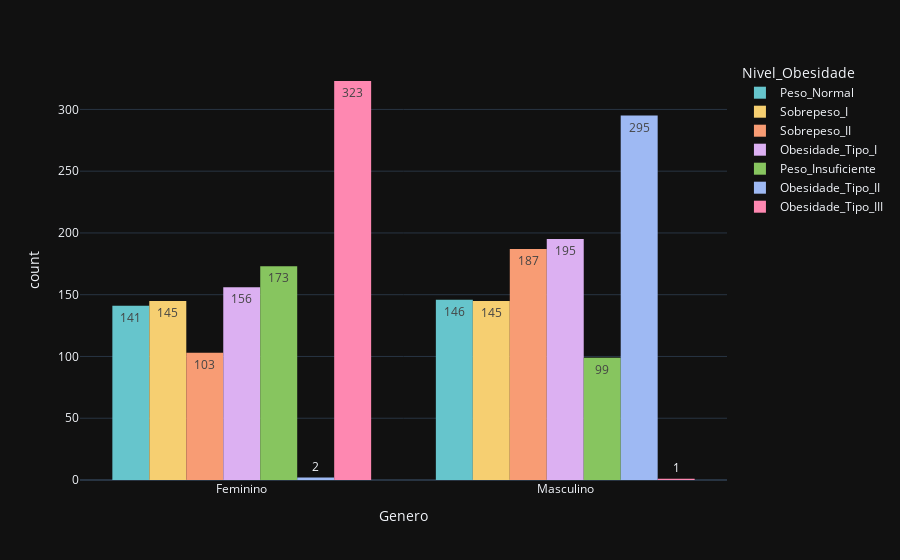
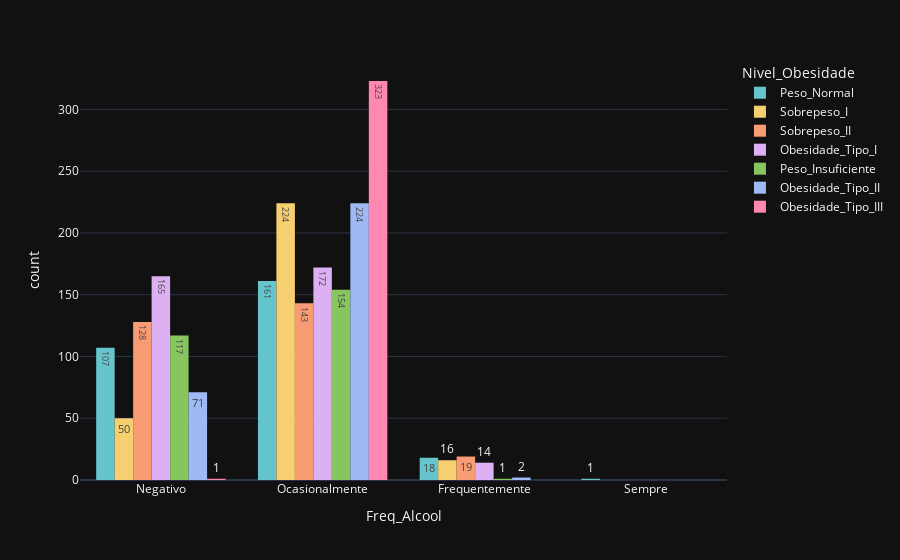
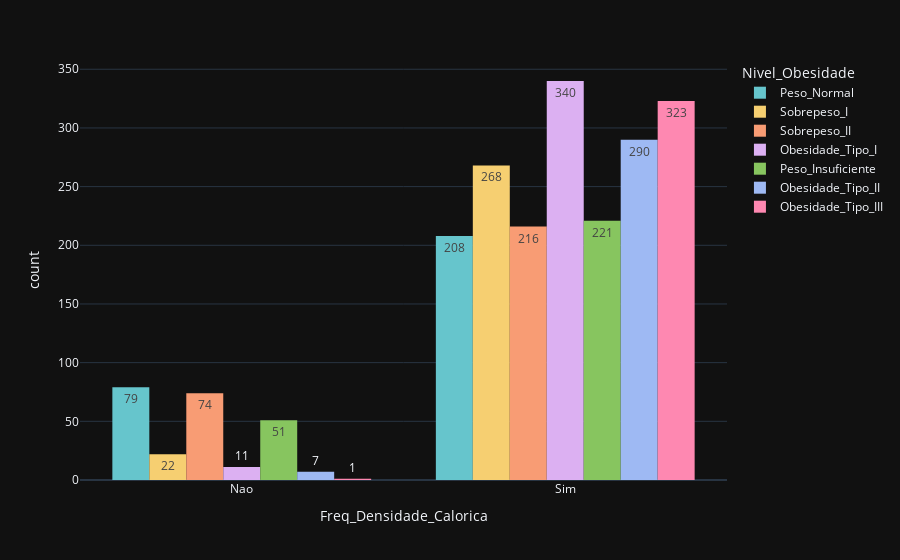
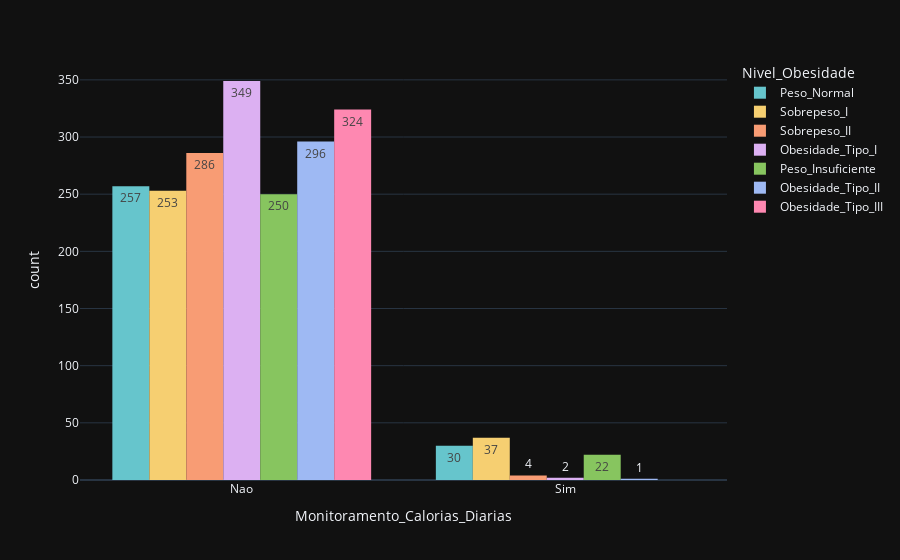

The notebook cell saved with these charts, in order:
### Code cell
cat_col = df.select_dtypes(include=['object']).columns.to_list()
cat_col.pop()

for coluna in cat_col:
    grafico_cat(df, coluna)

### Figure 1 — Plotly figure (JSON) as saved in the notebook; plotly's stock layout.template omitted (floating-point values rounded to 4 significant figures; data arrays with more than 128 entries replaced by an {"elided": "..."} marker saying what was removed)
{"data": [{"alignmentgroup": "True", "bingroup": "x", "hovertemplate": "Nivel_Obesidade=Peso_Normal<br>Genero=%{x}<br>count=%{y}<extra></extra>", "legendgroup": "Peso_Normal", "marker": {"color": "rgb(102, 197, 204)", "pattern": {"shape": ""}}, "name": "Peso_Normal", "offsetgroup": "Peso_Normal", "orientation": "v", "showlegend": true, "texttemplate": "%{value}", "type": "histogram", "x": {"elided": "287 str values"}, "xaxis": "x", "yaxis": "y"}, {"alignmentgroup": "True", "bingroup": "x", "hovertemplate": "Nivel_Obesidade=Sobrepeso_I<br>Genero=%{x}<br>count=%{y}<extra></extra>", "legendgroup": "Sobrepeso_I", "marker": {"color": "rgb(246, 207, 113)", "pattern": {"shape": ""}}, "name": "Sobrepeso_I", "offsetgroup": "Sobrepeso_I", "orientation": "v", "showlegend": true, "texttemplate": "%{value}", "type": "histogram", "x": {"elided": "290 str values"}, "xaxis": "x", "yaxis": "y"}, {"alignmentgroup": "True", "bingroup": "x", "hovertemplate": "Nivel_Obesidade=Sobrepeso_II<br>Genero=%{x}<br>count=%{y}<extra></extra>", "legendgroup": "Sobrepeso_II", "marker": {"color": "rgb(248, 156, 116)", "pattern": {"shape": ""}}, "name": "Sobrepeso_II", "offsetgroup": "Sobrepeso_II", "orientation": "v", "showlegend": true, "texttemplate": "%{value}", "type": "histogram", "x": {"elided": "290 str values"}, "xaxis": "x", "yaxis": "y"}, {"alignmentgroup": "True", "bingroup": "x", "hovertemplate": "Nivel_Obesidade=Obesidade_Tipo_I<br>Genero=%{x}<br>count=%{y}<extra></extra>", "legendgroup": "Obesidade_Tipo_I", "marker": {"color": "rgb(220, 176, 242)", "pattern": {"shape": ""}}, "name": "Obesidade_Tipo_I", "offsetgroup": "Obesidade_Tipo_I", "orientation": "v", "showlegend": true, "texttemplate": "%{value}", "type": "histogram", "x": {"elided": "351 str values"}, "xaxis": "x", "yaxis": "y"}, {"alignmentgroup": "True", "bingroup": "x", "hovertemplate": "Nivel_Obesidade=Peso_Insuficiente<br>Genero=%{x}<br>count=%{y}<extra></extra>", "legendgroup": "Peso_Insuficiente", "marker": {"color": "rgb(135, 197, 95)", "pattern": {"shape": ""}}, "name": "Peso_Insuficiente", "offsetgroup": "Peso_Insuficiente", "orientation": "v", "showlegend": true, "texttemplate": "%{value}", "type": "histogram", "x": {"elided": "272 str values"}, "xaxis": "x", "yaxis": "y"}, {"alignmentgroup": "True", "bingroup": "x", "hovertemplate": "Nivel_Obesidade=Obesidade_Tipo_II<br>Genero=%{x}<br>count=%{y}<extra></extra>", "legendgroup": "Obesidade_Tipo_II", "marker": {"color": "rgb(158, 185, 243)", "pattern": {"shape": ""}}, "name": "Obesidade_Tipo_II", "offsetgroup": "Obesidade_Tipo_II", "orientation": "v", "showlegend": true, "texttemplate": "%{value}", "type": "histogram", "x": {"elided": "297 str values"}, "xaxis": "x", "yaxis": "y"}, {"alignmentgroup": "True", "bingroup": "x", "hovertemplate": "Nivel_Obesidade=Obesidade_Tipo_III<br>Genero=%{x}<br>count=%{y}<extra></extra>", "legendgroup": "Obesidade_Tipo_III", "marker": {"color": "rgb(254, 136, 177)", "pattern": {"shape": ""}}, "name": "Obesidade_Tipo_III", "offsetgroup": "Obesidade_Tipo_III", "orientation": "v", "showlegend": true, "texttemplate": "%{value}", "type": "histogram", "x": {"elided": "324 str values"}, "xaxis": "x", "yaxis": "y"}], "layout": {"barmode": "group", "legend": {"title": {"text": "Nivel_Obesidade"}, "tracegroupgap": 0}, "margin": {"t": 60}, "xaxis": {"anchor": "y", "domain": [0, 1], "title": {"text": "Genero"}}, "yaxis": {"anchor": "x", "domain": [0, 1], "title": {"text": "count"}}}}

### Figure 2 — Plotly figure (JSON) as saved in the notebook; plotly's stock layout.template omitted (floating-point values rounded to 4 significant figures; data arrays with more than 128 entries replaced by an {"elided": "..."} marker saying what was removed)
{"data": [{"alignmentgroup": "True", "bingroup": "x", "hovertemplate": "Nivel_Obesidade=Peso_Normal<br>Freq_Alcool=%{x}<br>count=%{y}<extra></extra>", "legendgroup": "Peso_Normal", "marker": {"color": "rgb(102, 197, 204)", "pattern": {"shape": ""}}, "name": "Peso_Normal", "offsetgroup": "Peso_Normal", "orientation": "v", "showlegend": true, "texttemplate": "%{value}", "type": "histogram", "x": {"elided": "287 str values"}, "xaxis": "x", "yaxis": "y"}, {"alignmentgroup": "True", "bingroup": "x", "hovertemplate": "Nivel_Obesidade=Sobrepeso_I<br>Freq_Alcool=%{x}<br>count=%{y}<extra></extra>", "legendgroup": "Sobrepeso_I", "marker": {"color": "rgb(246, 207, 113)", "pattern": {"shape": ""}}, "name": "Sobrepeso_I", "offsetgroup": "Sobrepeso_I", "orientation": "v", "showlegend": true, "texttemplate": "%{value}", "type": "histogram", "x": {"elided": "290 str values"}, "xaxis": "x", "yaxis": "y"}, {"alignmentgroup": "True", "bingroup": "x", "hovertemplate": "Nivel_Obesidade=Sobrepeso_II<br>Freq_Alcool=%{x}<br>count=%{y}<extra></extra>", "legendgroup": "Sobrepeso_II", "marker": {"color": "rgb(248, 156, 116)", "pattern": {"shape": ""}}, "name": "Sobrepeso_II", "offsetgroup": "Sobrepeso_II", "orientation": "v", "showlegend": true, "texttemplate": "%{value}", "type": "histogram", "x": {"elided": "290 str values"}, "xaxis": "x", "yaxis": "y"}, {"alignmentgroup": "True", "bingroup": "x", "hovertemplate": "Nivel_Obesidade=Obesidade_Tipo_I<br>Freq_Alcool=%{x}<br>count=%{y}<extra></extra>", "legendgroup": "Obesidade_Tipo_I", "marker": {"color": "rgb(220, 176, 242)", "pattern": {"shape": ""}}, "name": "Obesidade_Tipo_I", "offsetgroup": "Obesidade_Tipo_I", "orientation": "v", "showlegend": true, "texttemplate": "%{value}", "type": "histogram", "x": {"elided": "351 str values"}, "xaxis": "x", "yaxis": "y"}, {"alignmentgroup": "True", "bingroup": "x", "hovertemplate": "Nivel_Obesidade=Peso_Insuficiente<br>Freq_Alcool=%{x}<br>count=%{y}<extra></extra>", "legendgroup": "Peso_Insuficiente", "marker": {"color": "rgb(135, 197, 95)", "pattern": {"shape": ""}}, "name": "Peso_Insuficiente", "offsetgroup": "Peso_Insuficiente", "orientation": "v", "showlegend": true, "texttemplate": "%{value}", "type": "histogram", "x": {"elided": "272 str values"}, "xaxis": "x", "yaxis": "y"}, {"alignmentgroup": "True", "bingroup": "x", "hovertemplate": "Nivel_Obesidade=Obesidade_Tipo_II<br>Freq_Alcool=%{x}<br>count=%{y}<extra></extra>", "legendgroup": "Obesidade_Tipo_II", "marker": {"color": "rgb(158, 185, 243)", "pattern": {"shape": ""}}, "name": "Obesidade_Tipo_II", "offsetgroup": "Obesidade_Tipo_II", "orientation": "v", "showlegend": true, "texttemplate": "%{value}", "type": "histogram", "x": {"elided": "297 str values"}, "xaxis": "x", "yaxis": "y"}, {"alignmentgroup": "True", "bingroup": "x", "hovertemplate": "Nivel_Obesidade=Obesidade_Tipo_III<br>Freq_Alcool=%{x}<br>count=%{y}<extra></extra>", "legendgroup": "Obesidade_Tipo_III", "marker": {"color": "rgb(254, 136, 177)", "pattern": {"shape": ""}}, "name": "Obesidade_Tipo_III", "offsetgroup": "Obesidade_Tipo_III", "orientation": "v", "showlegend": true, "texttemplate": "%{value}", "type": "histogram", "x": {"elided": "324 str values"}, "xaxis": "x", "yaxis": "y"}], "layout": {"barmode": "group", "legend": {"title": {"text": "Nivel_Obesidade"}, "tracegroupgap": 0}, "margin": {"t": 60}, "xaxis": {"anchor": "y", "domain": [0, 1], "title": {"text": "Freq_Alcool"}}, "yaxis": {"anchor": "x", "domain": [0, 1], "title": {"text": "count"}}}}

### Figure 3 — Plotly figure (JSON) as saved in the notebook; plotly's stock layout.template omitted (floating-point values rounded to 4 significant figures; data arrays with more than 128 entries replaced by an {"elided": "..."} marker saying what was removed)
{"data": [{"alignmentgroup": "True", "bingroup": "x", "hovertemplate": "Nivel_Obesidade=Peso_Normal<br>Freq_Densidade_Calorica=%{x}<br>count=%{y}<extra></extra>", "legendgroup": "Peso_Normal", "marker": {"color": "rgb(102, 197, 204)", "pattern": {"shape": ""}}, "name": "Peso_Normal", "offsetgroup": "Peso_Normal", "orientation": "v", "showlegend": true, "texttemplate": "%{value}", "type": "histogram", "x": {"elided": "287 str values"}, "xaxis": "x", "yaxis": "y"}, {"alignmentgroup": "True", "bingroup": "x", "hovertemplate": "Nivel_Obesidade=Sobrepeso_I<br>Freq_Densidade_Calorica=%{x}<br>count=%{y}<extra></extra>", "legendgroup": "Sobrepeso_I", "marker": {"color": "rgb(246, 207, 113)", "pattern": {"shape": ""}}, "name": "Sobrepeso_I", "offsetgroup": "Sobrepeso_I", "orientation": "v", "showlegend": true, "texttemplate": "%{value}", "type": "histogram", "x": {"elided": "290 str values"}, "xaxis": "x", "yaxis": "y"}, {"alignmentgroup": "True", "bingroup": "x", "hovertemplate": "Nivel_Obesidade=Sobrepeso_II<br>Freq_Densidade_Calorica=%{x}<br>count=%{y}<extra></extra>", "legendgroup": "Sobrepeso_II", "marker": {"color": "rgb(248, 156, 116)", "pattern": {"shape": ""}}, "name": "Sobrepeso_II", "offsetgroup": "Sobrepeso_II", "orientation": "v", "showlegend": true, "texttemplate": "%{value}", "type": "histogram", "x": {"elided": "290 str values"}, "xaxis": "x", "yaxis": "y"}, {"alignmentgroup": "True", "bingroup": "x", "hovertemplate": "Nivel_Obesidade=Obesidade_Tipo_I<br>Freq_Densidade_Calorica=%{x}<br>count=%{y}<extra></extra>", "legendgroup": "Obesidade_Tipo_I", "marker": {"color": "rgb(220, 176, 242)", "pattern": {"shape": ""}}, "name": "Obesidade_Tipo_I", "offsetgroup": "Obesidade_Tipo_I", "orientation": "v", "showlegend": true, "texttemplate": "%{value}", "type": "histogram", "x": {"elided": "351 str values"}, "xaxis": "x", "yaxis": "y"}, {"alignmentgroup": "True", "bingroup": "x", "hovertemplate": "Nivel_Obesidade=Peso_Insuficiente<br>Freq_Densidade_Calorica=%{x}<br>count=%{y}<extra></extra>", "legendgroup": "Peso_Insuficiente", "marker": {"color": "rgb(135, 197, 95)", "pattern": {"shape": ""}}, "name": "Peso_Insuficiente", "offsetgroup": "Peso_Insuficiente", "orientation": "v", "showlegend": true, "texttemplate": "%{value}", "type": "histogram", "x": {"elided": "272 str values"}, "xaxis": "x", "yaxis": "y"}, {"alignmentgroup": "True", "bingroup": "x", "hovertemplate": "Nivel_Obesidade=Obesidade_Tipo_II<br>Freq_Densidade_Calorica=%{x}<br>count=%{y}<extra></extra>", "legendgroup": "Obesidade_Tipo_II", "marker": {"color": "rgb(158, 185, 243)", "pattern": {"shape": ""}}, "name": "Obesidade_Tipo_II", "offsetgroup": "Obesidade_Tipo_II", "orientation": "v", "showlegend": true, "texttemplate": "%{value}", "type": "histogram", "x": {"elided": "297 str values"}, "xaxis": "x", "yaxis": "y"}, {"alignmentgroup": "True", "bingroup": "x", "hovertemplate": "Nivel_Obesidade=Obesidade_Tipo_III<br>Freq_Densidade_Calorica=%{x}<br>count=%{y}<extra></extra>", "legendgroup": "Obesidade_Tipo_III", "marker": {"color": "rgb(254, 136, 177)", "pattern": {"shape": ""}}, "name": "Obesidade_Tipo_III", "offsetgroup": "Obesidade_Tipo_III", "orientation": "v", "showlegend": true, "texttemplate": "%{value}", "type": "histogram", "x": {"elided": "324 str values"}, "xaxis": "x", "yaxis": "y"}], "layout": {"barmode": "group", "legend": {"title": {"text": "Nivel_Obesidade"}, "tracegroupgap": 0}, "margin": {"t": 60}, "xaxis": {"anchor": "y", "domain": [0, 1], "title": {"text": "Freq_Densidade_Calorica"}}, "yaxis": {"anchor": "x", "domain": [0, 1], "title": {"text": "count"}}}}

### Figure 4 — Plotly figure (JSON) as saved in the notebook; plotly's stock layout.template omitted (floating-point values rounded to 4 significant figures; data arrays with more than 128 entries replaced by an {"elided": "..."} marker saying what was removed)
{"data": [{"alignmentgroup": "True", "bingroup": "x", "hovertemplate": "Nivel_Obesidade=Peso_Normal<br>Monitoramento_Calorias_Diarias=%{x}<br>count=%{y}<extra></extra>", "legendgroup": "Peso_Normal", "marker": {"color": "rgb(102, 197, 204)", "pattern": {"shape": ""}}, "name": "Peso_Normal", "offsetgroup": "Peso_Normal", "orientation": "v", "showlegend": true, "texttemplate": "%{value}", "type": "histogram", "x": {"elided": "287 str values"}, "xaxis": "x", "yaxis": "y"}, {"alignmentgroup": "True", "bingroup": "x", "hovertemplate": "Nivel_Obesidade=Sobrepeso_I<br>Monitoramento_Calorias_Diarias=%{x}<br>count=%{y}<extra></extra>", "legendgroup": "Sobrepeso_I", "marker": {"color": "rgb(246, 207, 113)", "pattern": {"shape": ""}}, "name": "Sobrepeso_I", "offsetgroup": "Sobrepeso_I", "orientation": "v", "showlegend": true, "texttemplate": "%{value}", "type": "histogram", "x": {"elided": "290 str values"}, "xaxis": "x", "yaxis": "y"}, {"alignmentgroup": "True", "bingroup": "x", "hovertemplate": "Nivel_Obesidade=Sobrepeso_II<br>Monitoramento_Calorias_Diarias=%{x}<br>count=%{y}<extra></extra>", "legendgroup": "Sobrepeso_II", "marker": {"color": "rgb(248, 156, 116)", "pattern": {"shape": ""}}, "name": "Sobrepeso_II", "offsetgroup": "Sobrepeso_II", "orientation": "v", "showlegend": true, "texttemplate": "%{value}", "type": "histogram", "x": {"elided": "290 str values"}, "xaxis": "x", "yaxis": "y"}, {"alignmentgroup": "True", "bingroup": "x", "hovertemplate": "Nivel_Obesidade=Obesidade_Tipo_I<br>Monitoramento_Calorias_Diarias=%{x}<br>count=%{y}<extra></extra>", "legendgroup": "Obesidade_Tipo_I", "marker": {"color": "rgb(220, 176, 242)", "pattern": {"shape": ""}}, "name": "Obesidade_Tipo_I", "offsetgroup": "Obesidade_Tipo_I", "orientation": "v", "showlegend": true, "texttemplate": "%{value}", "type": "histogram", "x": {"elided": "351 str values"}, "xaxis": "x", "yaxis": "y"}, {"alignmentgroup": "True", "bingroup": "x", "hovertemplate": "Nivel_Obesidade=Peso_Insuficiente<br>Monitoramento_Calorias_Diarias=%{x}<br>count=%{y}<extra></extra>", "legendgroup": "Peso_Insuficiente", "marker": {"color": "rgb(135, 197, 95)", "pattern": {"shape": ""}}, "name": "Peso_Insuficiente", "offsetgroup": "Peso_Insuficiente", "orientation": "v", "showlegend": true, "texttemplate": "%{value}", "type": "histogram", "x": {"elided": "272 str values"}, "xaxis": "x", "yaxis": "y"}, {"alignmentgroup": "True", "bingroup": "x", "hovertemplate": "Nivel_Obesidade=Obesidade_Tipo_II<br>Monitoramento_Calorias_Diarias=%{x}<br>count=%{y}<extra></extra>", "legendgroup": "Obesidade_Tipo_II", "marker": {"color": "rgb(158, 185, 243)", "pattern": {"shape": ""}}, "name": "Obesidade_Tipo_II", "offsetgroup": "Obesidade_Tipo_II", "orientation": "v", "showlegend": true, "texttemplate": "%{value}", "type": "histogram", "x": {"elided": "297 str values"}, "xaxis": "x", "yaxis": "y"}, {"alignmentgroup": "True", "bingroup": "x", "hovertemplate": "Nivel_Obesidade=Obesidade_Tipo_III<br>Monitoramento_Calorias_Diarias=%{x}<br>count=%{y}<extra></extra>", "legendgroup": "Obesidade_Tipo_III", "marker": {"color": "rgb(254, 136, 177)", "pattern": {"shape": ""}}, "name": "Obesidade_Tipo_III", "offsetgroup": "Obesidade_Tipo_III", "orientation": "v", "showlegend": true, "texttemplate": "%{value}", "type": "histogram", "x": {"elided": "324 str values"}, "xaxis": "x", "yaxis": "y"}], "layout": {"barmode": "group", "legend": {"title": {"text": "Nivel_Obesidade"}, "tracegroupgap": 0}, "margin": {"t": 60}, "xaxis": {"anchor": "y", "domain": [0, 1], "title": {"text": "Monitoramento_Calorias_Diarias"}}, "yaxis": {"anchor": "x", "domain": [0, 1], "title": {"text": "count"}}}}
